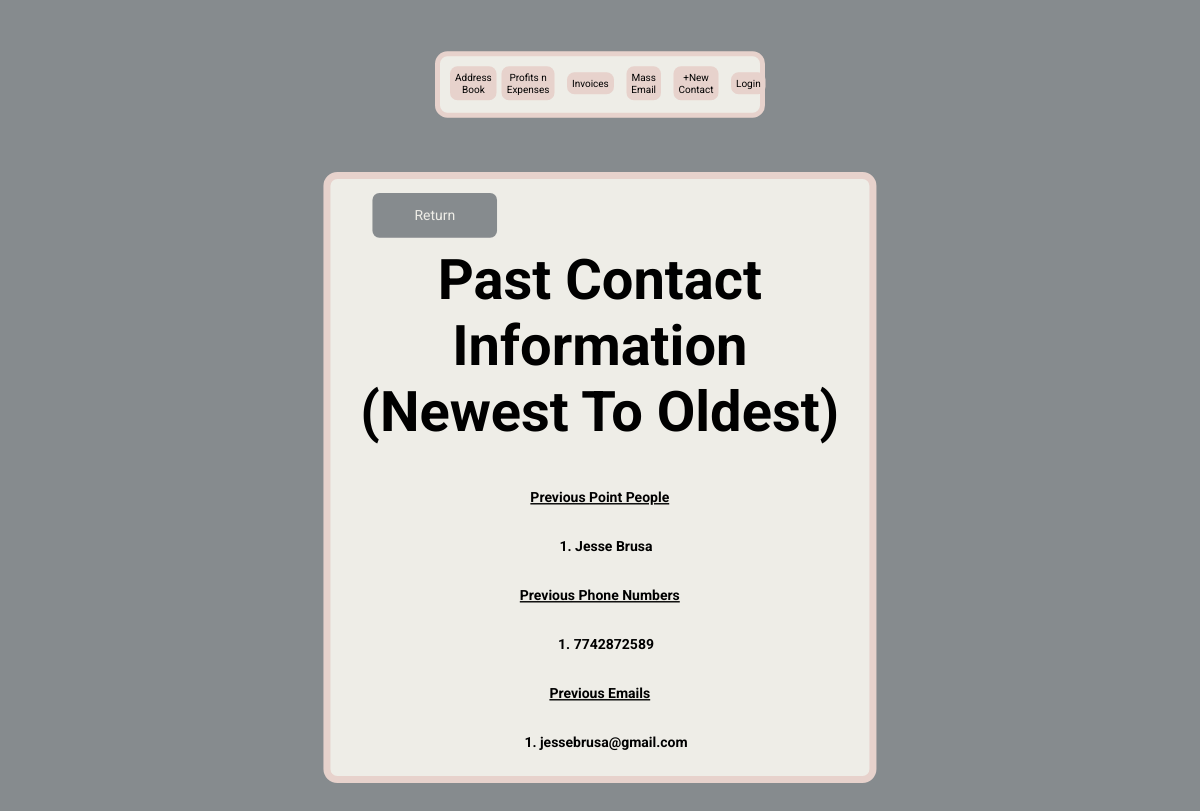
Before: /previous-contact-data/1 with the older database file.
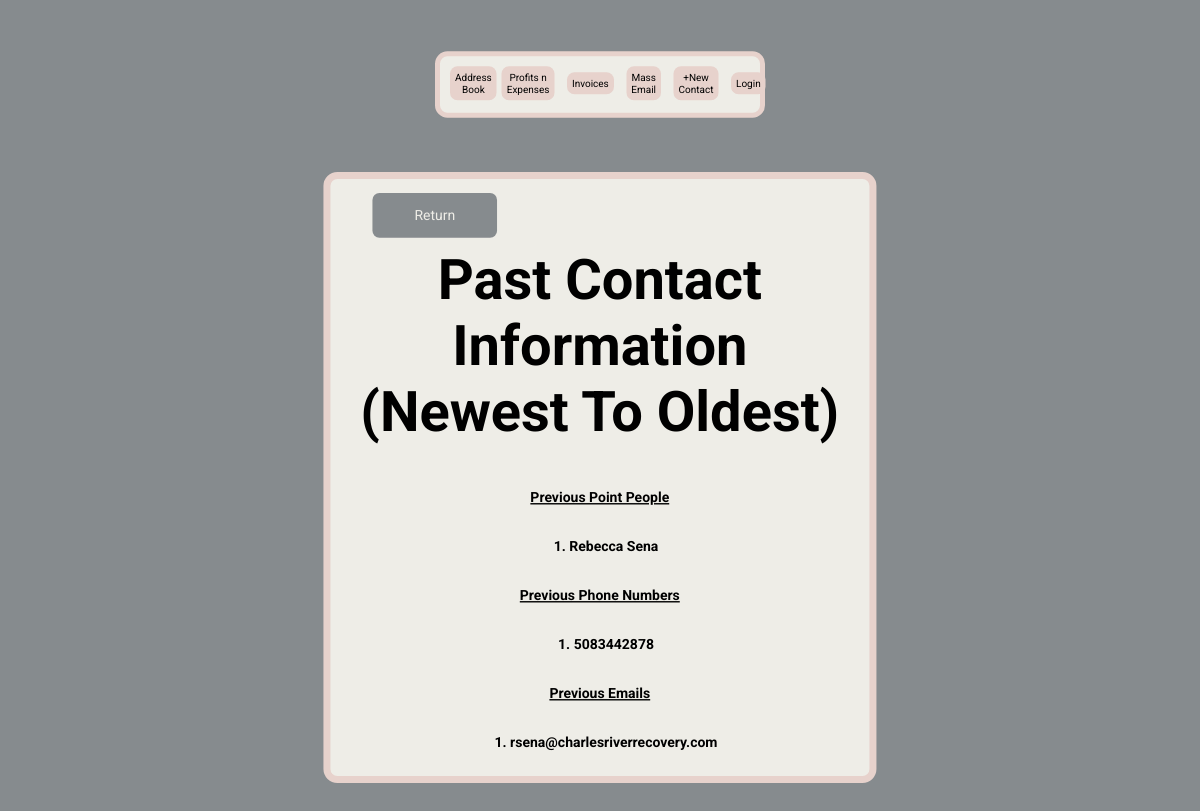
After: the same page with the newer database file.
### main.py (models this page shows)
class ContactTable(db.Model):
    __tablename__ = 'contact_table'
    id = db.Column(db.Integer, primary_key=True)
    contact_person = db.Column(db.String(250), nullable=False)
    data_base_id = db.Column(db.Integer, db.ForeignKey('database.id'))

class PhoneNumberTable(db.Model):
    __tablename__ = 'phone_number_table'
    id = db.Column(db.Integer, primary_key=True)
    phone_number = db.Column(db.String(250), nullable=False)
    data_base_id = db.Column(db.Integer, db.ForeignKey('database.id'))

class EmailTable(db.Model):
    __tablename__ = 'email_table'
    id = db.Column(db.Integer, primary_key=True)
    email = db.Column(db.String(250))
    data_base_id = db.Column(db.Integer, db.ForeignKey('database.id'))

### main.py (the view)
@app.route('/previous-contact-data/<int:id>')
def previous_contact(id):
    facility = DataBase.query.filter_by(id=id).first()
    contact_list = return_list(facility.contact_person, 'contact_person')
    phone_list = return_list(facility.phone_number, 'phone_number')
    email_list = return_list(facility.email, 'email')
    return render_template('previous.html', id=id, contact_list=contact_list,
                           phone_list=phone_list, email_list=email_list)

### resources.py (called while the page is built)
def return_list(facility_object, table_variable):
    if facility_object:
        return [getattr(item, table_variable) for item in facility_object]
    else:
        return None

### templates/previous.html
{% include 'header.html' %}
<body>
    <div class="formContainerColumn">
        <div class="returnContainer">
            <a href="{{ url_for('facility_page', id=id) }}">Return</a>
        </div>
        <h1>Past Contact Information<br>(Newest To Oldest)</h1>
        {% if contact_list %}
            <h2><u>Previous Point People</u></h2>
            <div class="previousList">
                <ol>
                    {% for contact in contact_list %}
                    <h3><li>{{ contact }}</li></h3>
                    {% endfor %}
                </ol>
            </div>
        {% endif %}
        {% if phone_list %}
            <h2><u>Previous Phone Numbers</u></h2>
            <div class="previousList">
                <ol>
                    {% for phone in phone_list %}
                        <h3><li>{{ phone }}</li></h3>
                    {% endfor %}
                </ol>
            </div>
        {% endif %}
        {% if email_list %}
            <h2><u>Previous Emails</u></h2>
            <div class="previousList">
                <ol>
                    {% for email in email_list %}
                        <h3><li>{{ email }}</li></h3>
                    {% endfor %}
                </ol>
            </div>
        {% endif %}
    </div>
</body>
</html>

Changed rows visible on the page:
no longer on this page (row edited): ContactTable: contact_person "Jesse Brusa"
no longer on this page (row edited): PhoneNumberTable: phone_number "7742872589"
no longer on this page (row edited): EmailTable: email "jessebrusa@gmail.com"
added ContactTable: contact_person "Rebecca Sena"
added PhoneNumberTable: phone_number "5083442878"
added EmailTable: email "rsena@charlesriverrecovery.com"
